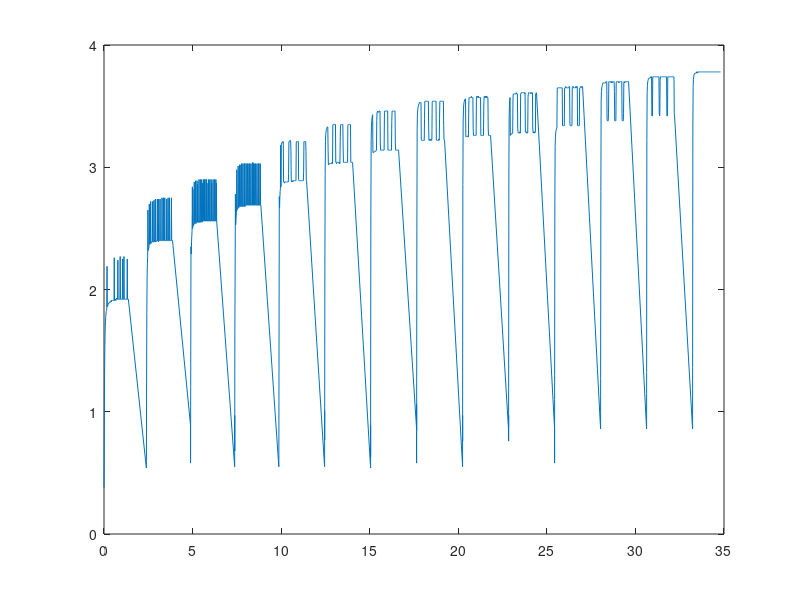

MATLAB code for this plot:
s = [0.38
216
0.38
792
0.39
1376
0.40
2008
0.42
2640
0.43
3272
0.50
5680
0.94
18160
1.30
31680
1.51
45200
1.62
58720
1.70
72240
1.74
85760
1.78
99280
1.80
112800
1.82
127360
1.83
141920
1.84
156480
2.19
171040
1.86
185600
1.86
200160
1.87
214720
1.88
229280
1.88
243840
1.89
258400
1.89
272960
1.89
287520
1.89
302080
1.89
316640
1.90
331200
1.90
345760
1.90
360320
1.90
374888
1.90
389440
1.91
404000
1.90
418560
1.91
433120
1.91
447680
1.91
462240
1.91
476800
1.91
491360
1.91
505920
1.91
520480
1.91
535040
1.91
549600
1.91
564160
2.26
578720
1.91
593280
1.91
607840
1.92
622400
1.92
636960
1.92
651520
1.91
666080
1.92
680640
1.92
695200
1.93
709760
1.92
724320
1.92
738880
1.92
753440
1.92
768000
2.24
782560
1.92
797120
1.92
811680
1.92
826240
1.92
840808
1.92
855360
1.92
869920
1.92
884480
1.92
899040
2.27
913600
1.92
928160
1.92
942720
1.92
957280
1.92
971840
1.92
986400
1.92
1000960
1.92
1016560
1.92
1032160
2.25
1047760
1.92
1063360
1.92
1078960
1.92
1094560
1.92
1110160
2.27
1125760
1.92
1141360
1.92
1156960
1.92
1172560
1.92
1188160
1.92
1203760
1.92
1219360
1.92
1234960
1.92
1250560
1.92
1266160
1.92
1281760
1.92
1297360
2.25
1312960
1.92
1328560
1.92
1344160
1.92
1359760
1.92
1375360
0.54
2390976
0.55
2391744
0.57
2392520
0.60
2393288
0.63
2394048
1.08
2401648
1.81
2417248
2.09
2432848
2.21
2448448
2.26
2464048
2.65
2479648
2.32
2495248
2.33
2510848
2.34
2526448
2.35
2542048
2.70
2557648
2.37
2573248
2.37
2588848
2.37
2604448
2.38
2620048
2.72
2635648
2.38
2651248
2.38
2666848
2.38
2682448
2.39
2698048
2.39
2713648
2.39
2729248
2.72
2744848
2.39
2760448
2.39
2776052
2.39
2791648
2.39
2807248
2.73
2822848
2.39
2838448
2.40
2854048
2.39
2869648
2.39
2885248
2.74
2900848
2.39
2916448
2.39
2932048
2.40
2947648
2.40
2963248
2.40
2978848
2.40
2994448
2.74
3010048
2.40
3025648
2.40
3041248
2.40
3056848
2.39
3072448
2.74
3088048
2.40
3103648
2.40
3119248
2.40
3134848
2.40
3150448
2.74
3166048
2.40
3181648
2.40
3197248
2.40
3212848
2.40
3228448
2.40
3244048
2.40
3259648
2.75
3275248
2.40
3290848
2.40
3306448
2.40
3322048
2.40
3337648
2.75
3353248
2.40
3368848
2.40
3384448
2.40
3400048
2.40
3415648
2.75
3431248
2.40
3446848
2.40
3462448
2.40
3478048
2.40
3493648
2.40
3509248
2.40
3524848
2.74
3540448
2.40
3556048
2.40
3571648
2.40
3587248
2.40
3602848
2.75
3618448
2.40
3634048
2.40
3649648
2.40
3665248
2.40
3680848
2.75
3696448
2.40
3712048
2.40
3727648
2.40
3743248
2.40
3758848
2.40
3774452
2.40
3790048
2.75
3805648
2.40
3821248
2.40
3836848
2.40
3852448
2.40
3868048
0.89
4883664
0.77
4884424
0.58
4885200
0.61
4885968
0.65
4886736
1.20
4894328
2.35
4909928
2.29
4925528
2.39
4941128
2.44
4956728
2.48
4972328
2.84
4987928
2.50
5003528
2.82
5019128
2.52
5034728
2.53
5050328
2.53
5065928
2.53
5081528
2.88
5097128
2.54
5112728
2.54
5128328
2.54
5143928
2.55
5159528
2.89
5175128
2.54
5190728
2.55
5206328
2.55
5221928
2.55
5237528
2.89
5253128
2.55
5268728
2.86
5284328
2.55
5299928
2.55
5315528
2.55
5331128
2.55
5346728
2.90
5362328
2.55
5377928
2.56
5393528
2.56
5409128
2.55
5424728
2.90
5440328
2.56
5455928
2.55
5471528
2.56
5487128
2.56
5502728
2.90
5518328
2.55
5533928
2.87
5549528
2.56
5565128
2.56
5580728
2.56
5596328
2.56
5611928
2.90
5627528
2.56
5643128
2.90
5658736
2.56
5674328
2.56
5689928
2.90
5705528
2.56
5721128
2.56
5736728
2.56
5752328
2.56
5767928
2.90
5783528
2.56
5799128
2.87
5814728
2.56
5830328
2.56
5845928
2.56
5861528
2.56
5877128
2.90
5892728
2.56
5908328
2.56
5923928
2.56
5939528
2.56
5955128
2.90
5970728
2.56
5986328
2.56
6001928
2.56
6017528
2.56
6033128
2.90
6048728
2.56
6064328
2.87
6079928
2.56
6095528
2.56
6111128
2.56
6126728
2.56
6142328
2.90
6157928
2.56
6173528
2.56
6189128
2.56
6204728
2.56
6220328
2.90
6235928
2.56
6251528
2.56
6267128
2.56
6282728
2.56
6298328
2.90
6313928
2.56
6329528
2.87
6345128
2.56
6360728
0.55
7376344
0.63
7377112
0.94
7377880
0.97
7378648
0.68
7379416
1.65
7387000
2.16
7402608
2.78
7418200
2.53
7433800
2.58
7449400
2.61
7465000
2.63
7480600
2.98
7496200
2.65
7511800
2.66
7527400
2.66
7543000
2.66
7558600
3.01
7574200
2.67
7589800
2.67
7605400
2.67
7621000
2.68
7636600
3.02
7652200
2.68
7667800
3.02
7683400
2.68
7699000
2.68
7714600
2.68
7730200
2.68
7745800
3.03
7761400
2.68
7777000
2.69
7792600
2.68
7808200
2.69
7823800
3.03
7839400
2.68
7855000
2.68
7870600
2.68
7886200
2.69
7901800
3.03
7917400
2.68
7933000
3.03
7948600
2.68
7964200
2.69
7979800
2.69
7995400
2.69
8011000
3.03
8026600
2.69
8042200
2.69
8057800
2.69
8073400
2.69
8089000
3.03
8104600
2.69
8120200
2.69
8135800
2.69
8151400
2.69
8167000
3.03
8182600
2.69
8198200
3.03
8213800
2.69
8229400
2.69
8245000
2.69
8260600
2.69
8276200
3.03
8291800
2.69
8307400
2.69
8323000
2.69
8338600
2.69
8354200
3.03
8369800
2.69
8385400
3.04
8401008
2.69
8416600
2.69
8432200
3.03
8447800
2.69
8463400
3.03
8479000
2.69
8494600
2.69
8510200
2.69
8525800
2.69
8541400
3.03
8557000
2.69
8572600
2.69
8588200
2.69
8603800
2.69
8619400
3.03
8635000
2.69
8650600
2.69
8666200
2.69
8681800
2.69
8697400
3.03
8713000
2.69
8728600
3.03
8744200
2.69
8759800
2.69
8775400
2.69
8791000
2.69
8806600
3.03
8822200
2.69
8837800
2.69
8853400
0.55
9869016
0.57
9869784
0.60
9870560
0.65
9871320
0.71
9872088
1.49
9879672
2.76
9895272
2.67
9910872
2.75
9926472
2.80
9942072
2.82
9957672
3.18
9973272
2.84
9988872
3.18
10004472
3.19
10021112
3.20
10037752
3.20
10054392
3.21
10071032
3.21
10087672
3.21
10104312
3.21
10120952
2.88
10137592
2.88
10154232
2.88
10170872
2.87
10187512
2.88
10204152
2.88
10220792
2.88
10237432
2.88
10254072
2.88
10270712
2.88
10287352
2.88
10303992
2.88
10320632
2.88
10337272
2.88
10353912
2.88
10370552
2.88
10387192
2.88
10403832
2.95
10420472
3.21
10437112
3.21
10453752
3.21
10470392
3.21
10487032
3.22
10503672
3.22
10520312
3.21
10536952
3.13
10553592
2.89
10570232
2.88
10586872
2.89
10603512
2.89
10620152
2.89
10636792
2.88
10653432
2.89
10670072
2.89
10686712
2.89
10703352
2.89
10719992
2.89
10736632
2.89
10753272
2.89
10769912
2.89
10786552
2.89
10803192
2.89
10819832
2.89
10836472
3.20
10853112
3.21
10869752
3.21
10886392
3.21
10903032
3.21
10919672
3.21
10936312
3.21
10952952
3.21
10969592
2.90
10986232
2.89
11002872
2.89
11019512
2.89
11036152
2.89
11052792
2.89
11069432
2.89
11086072
2.89
11102712
2.89
11119352
2.89
11135992
2.89
11152632
2.89
11169272
2.89
11185912
2.89
11202552
2.89
11219192
2.89
11235832
2.89
11252472
2.96
11269112
3.21
11285752
3.21
11302392
3.21
11319032
3.21
11335672
3.21
11352312
3.21
11368952
3.21
11385592
3.13
11402232
2.89
11418872
2.89
11435512
0.55
12452168
0.57
12452976
0.62
12453792
1.01
12454616
0.77
12455432
2.16
12468024
2.94
12484664
3.21
12501304
3.27
12517944
3.29
12534584
3.31
12551224
3.31
12567864
3.32
12584504
3.33
12601144
3.33
12617784
3.33
12634424
3.13
12651064
3.02
12667704
3.02
12684344
3.03
12700984
3.03
12717624
3.03
12734264
3.03
12750904
3.03
12767544
3.03
12784184
3.03
12800824
3.03
12817464
3.03
12834104
3.03
12850744
3.04
12867384
3.03
12884024
3.03
12900664
3.34
12917304
3.35
12933944
3.35
12950584
3.35
12967224
3.35
12983864
3.35
13000504
3.35
13017144
3.35
13033784
3.35
13050424
3.35
13067064
3.04
13083704
3.04
13100344
3.04
13116984
3.03
13133624
3.04
13150264
3.04
13166904
3.04
13183544
3.04
13200184
3.04
13216824
3.04
13233464
3.04
13250104
3.04
13266744
3.03
13283384
3.04
13300024
3.03
13316664
3.21
13333304
3.34
13349944
3.35
13366584
3.35
13383224
3.35
13399864
3.35
13416504
3.35
13433144
3.35
13449784
3.35
13466424
3.35
13483064
3.15
13499704
3.04
13516344
3.04
13532984
3.04
13549624
3.04
13566264
3.04
13582904
3.04
13599544
3.04
13616184
3.04
13632824
3.04
13649464
3.04
13666104
3.04
13682744
3.04
13699384
3.04
13716024
3.04
13732664
3.04
13749304
3.34
13765944
3.35
13782584
3.35
13799224
3.35
13815864
3.35
13832504
3.35
13849144
3.35
13865784
3.35
13882424
3.35
13899064
3.35
13915704
3.04
13932344
3.04
13948984
3.04
13965624
3.04
13982264
3.04
13998904
3.04
14015544
3.04
14032184
0.54
15048840
0.89
15049648
0.63
15050464
0.72
15051288
1.13
15052104
2.65
15064696
3.22
15081336
3.33
15097976
3.38
15114616
3.40
15131256
3.42
15147896
3.43
15164536
3.12
15181176
3.12
15197816
3.12
15214456
3.12
15231096
3.13
15247736
3.13
15264376
3.13
15281016
3.13
15297656
3.13
15314296
3.13
15330936
3.13
15347576
3.14
15364216
3.14
15380856
3.38
15397496
3.45
15414136
3.45
15430776
3.46
15447416
3.45
15464056
3.45
15480696
3.45
15497336
3.45
15513976
3.46
15530616
3.46
15547256
3.46
15563896
3.46
15580536
3.20
15597176
3.14
15613816
3.14
15630456
3.14
15647096
3.14
15663736
3.14
15680376
3.14
15697016
3.14
15713656
3.14
15730296
3.14
15746936
3.14
15763576
3.14
15780216
3.14
15796856
3.14
15813496
3.45
15830136
3.46
15846776
3.46
15863416
3.46
15880056
3.46
15896696
3.46
15913336
3.46
15929976
3.46
15946616
3.46
15963256
3.46
15979896
3.46
15996536
3.46
16013176
3.14
16029816
3.14
16046456
3.14
16063096
3.14
16079736
3.14
16096376
3.14
16113016
3.14
16129656
3.14
16146296
3.14
16162936
3.14
16179576
3.14
16196216
3.14
16212856
3.14
16229496
3.38
16246136
3.46
16262776
3.46
16279416
3.46
16296056
3.46
16312696
3.46
16329336
3.46
16345976
3.46
16362616
3.46
16379256
3.46
16395896
3.46
16412536
3.46
16429176
3.20
16445816
3.14
16462456
3.14
16479096
3.14
16495736
3.14
16512376
3.14
16529016
3.14
16545656
3.14
16562296
3.14
16578936
3.14
16595576
3.14
16612216
3.14
16628856
0.86
17645520
0.58
17646328
0.96
17647152
1.06
17647976
0.85
17648792
2.48
17661384
3.32
17678024
3.44
17694664
3.47
17711304
3.49
17727944
3.50
17744584
3.51
17761224
3.52
17777864
3.52
17794504
3.53
17811144
3.53
17827784
3.53
17844424
3.53
17861064
3.53
17877704
3.53
17894344
3.23
17910984
3.22
17927624
3.22
17944264
3.22
17960904
3.22
17977544
3.22
17994184
3.22
18010824
3.22
18027464
3.22
18044104
3.22
18060744
3.22
18077384
3.40
18094024
3.54
18110664
3.54
18127304
3.54
18143944
3.54
18160584
3.54
18177224
3.54
18193864
3.54
18210504
3.54
18227144
3.54
18243784
3.54
18260424
3.54
18277064
3.54
18293704
3.54
18310344
3.33
18326984
3.22
18343624
3.22
18360264
3.22
18376904
3.23
18393544
3.22
18410184
3.22
18426824
3.22
18443464
3.23
18460104
3.23
18476744
3.22
18493384
3.23
18510024
3.53
18526664
3.54
18543304
3.54
18559944
3.54
18576584
3.54
18593224
3.54
18609864
3.54
18626504
3.54
18643144
3.54
18659784
3.54
18676424
3.54
18693064
3.54
18709704
3.54
18726344
3.54
18742984
3.23
18759624
3.22
18776264
3.22
18792904
3.22
18809544
3.22
18826184
3.22
18842824
3.22
18859464
3.22
18876104
3.23
18892744
3.23
18909384
3.22
18926024
3.40
18942664
3.54
18959304
3.54
18975944
3.54
18992584
3.54
19009224
3.54
19025864
3.54
19042504
3.54
19059144
3.54
19075784
3.54
19092424
3.54
19109064
3.54
19125704
3.54
19142344
3.54
19158984
3.34
19175624
3.23
19192264
3.22
19208904
3.22
19225544
0.55
20242200
0.90
20243016
0.97
20243840
0.76
20244656
1.18
20245464
2.86
20258056
3.37
20274696
3.47
20291336
3.51
20307976
3.53
20324616
3.54
20341256
3.55
20357896
3.55
20374536
3.56
20391176
3.56
20407816
3.25
20424456
3.25
20441096
3.25
20457736
3.25
20474376
3.25
20491016
3.25
20507656
3.25
20524296
3.25
20540936
3.26
20557576
3.25
20574216
3.50
20590856
3.57
20607496
3.57
20624136
3.57
20640776
3.57
20657416
3.57
20674056
3.57
20690696
3.57
20707336
3.57
20723976
3.58
20740616
3.57
20757256
3.57
20773896
3.57
20790536
3.57
20807176
3.57
20823816
3.32
20840456
3.26
20857096
3.26
20873736
3.26
20890376
3.26
20907016
3.26
20923656
3.26
20940296
3.26
20956936
3.26
20973576
3.26
20990216
3.26
21006856
3.57
21023496
3.58
21040136
3.57
21056776
3.58
21073416
3.58
21090056
3.58
21106696
3.57
21123336
3.58
21139976
3.57
21156616
3.57
21173256
3.57
21189896
3.57
21206536
3.57
21223176
3.57
21239816
3.57
21256456
3.26
21273096
3.26
21289736
3.26
21306376
3.26
21323016
3.26
21339656
3.26
21356296
3.26
21372936
3.26
21389576
3.26
21406216
3.26
21422856
3.50
21439496
3.57
21456136
3.58
21472776
3.58
21489416
3.57
21506056
3.58
21522696
3.58
21539336
3.57
21555976
3.58
21572616
3.57
21589256
3.58
21605896
3.58
21622536
3.57
21639176
3.57
21655816
3.57
21672456
3.32
21689096
3.26
21705736
3.26
21722376
3.26
21739016
3.26
21755656
3.26
21772296
3.26
21788936
3.26
21805576
3.26
21822216
0.85
22838872
0.90
22839680
0.97
22840504
0.76
22841320
1.20
22842136
2.92
22854728
3.42
22871368
3.51
22888008
3.55
22904648
3.57
22921288
3.26
22937928
3.27
22954568
3.27
22971208
3.27
22987848
3.27
23004488
3.27
23021128
3.28
23037768
3.28
23054408
3.28
23071048
3.56
23087688
3.60
23104328
3.60
23120968
3.60
23137608
3.60
23154248
3.60
23170888
3.60
23187528
3.60
23204168
3.60
23220808
3.60
23237448
3.60
23254088
3.61
23270728
3.60
23287368
3.60
23304008
3.60
23320648
3.60
23337288
3.32
23353928
3.29
23370568
3.28
23387208
3.28
23403848
3.28
23420488
3.28
23437128
3.28
23453768
3.29
23470408
3.28
23487048
3.28
23503688
3.60
23520328
3.60
23536968
3.61
23553608
3.61
23570248
3.61
23586888
3.61
23603528
3.61
23620168
3.61
23636808
3.61
23653448
3.61
23670088
3.61
23686728
3.61
23703368
3.61
23720008
3.61
23736648
3.60
23753288
3.61
23769928
3.29
23786568
3.29
23803208
3.29
23819848
3.28
23836488
3.29
23853128
3.28
23869768
3.28
23886408
3.28
23903048
3.28
23919688
3.57
23936328
3.60
23952968
3.61
23969608
3.61
23986248
3.61
24002888
3.61
24019528
3.61
24036168
3.61
24052808
3.61
24069448
3.61
24086088
3.60
24102728
3.61
24119368
3.61
24136008
3.61
24152648
3.61
24169288
3.61
24185928
3.32
24202568
3.29
24219208
3.28
24235848
3.29
24252488
3.28
24269128
3.28
24285768
3.29
24302408
3.28
24319048
3.29
24335688
3.29
24352328
3.60
24368968
3.60
24385608
3.61
24402248
3.60
24418888
0.86
25435544
0.58
25436360
0.99
25437176
1.10
25437992
1.24
25438808
2.73
25451400
3.17
25468040
3.25
25484680
3.28
25501320
3.30
25517960
3.31
25534600
3.32
25551240
3.32
25567880
3.64
25584520
3.65
25601160
3.65
25617800
3.65
25634440
3.65
25651080
3.65
25667720
3.65
25684360
3.65
25701000
3.65
25717640
3.65
25734280
3.65
25750920
3.65
25767560
3.65
25784200
3.65
25800840
3.65
25817480
3.65
25834120
3.65
25850760
3.65
25867400
3.34
25884040
3.34
25900680
3.34
25917320
3.34
25933960
3.34
25950600
3.34
25967240
3.34
25983880
3.64
26000520
3.65
26017160
3.65
26033800
3.65
26050440
3.66
26067080
3.66
26083720
3.65
26100360
3.65
26117000
3.65
26133640
3.65
26150280
3.65
26166920
3.65
26183560
3.65
26200200
3.65
26216840
3.65
26233480
3.66
26250120
3.66
26266760
3.66
26283400
3.36
26300040
3.34
26316680
3.34
26333320
3.34
26349960
3.34
26366600
3.34
26383240
3.34
26399880
3.34
26416520
3.65
26433160
3.66
26449800
3.66
26466440
3.66
26483080
3.66
26499720
3.65
26516360
3.65
26533000
3.65
26549640
3.65
26566280
3.65
26582920
3.65
26599560
3.65
26616200
3.66
26632840
3.66
26649480
3.65
26666120
3.66
26682760
3.66
26699400
3.66
26716040
3.34
26732680
3.34
26749320
3.34
26765960
3.34
26782600
3.34
26799240
3.34
26815880
3.34
26832520
3.64
26849160
3.65
26865800
3.65
26882440
3.66
26899080
3.66
26915720
3.66
26932360
3.66
26949000
3.65
26965640
3.65
26982280
3.65
26998920
3.66
27015560
0.86
28032216
0.91
28033016
1.00
28033832
1.13
28034656
1.27
28035472
2.80
28048072
3.54
28064712
3.62
28081352
3.65
28097992
3.66
28114632
3.67
28131272
3.68
28147912
3.69
28164552
3.69
28181192
3.69
28197832
3.69
28214472
3.69
28231112
3.69
28247752
3.69
28264392
3.69
28281032
3.69
28297672
3.69
28314312
3.70
28330952
3.70
28347592
3.70
28364232
3.70
28380872
3.39
28397512
3.38
28414152
3.38
28430792
3.38
28447432
3.38
28464072
3.44
28480712
3.70
28497352
3.70
28513992
3.70
28530632
3.70
28547272
3.70
28563912
3.70
28580552
3.70
28597192
3.70
28613832
3.69
28630472
3.70
28647112
3.70
28663752
3.69
28680392
3.70
28697032
3.70
28713672
3.70
28730312
3.70
28746952
3.70
28763592
3.70
28780232
3.70
28796872
3.62
28813512
3.38
28830152
3.38
28846792
3.38
28863432
3.38
28880072
3.38
28896712
3.69
28913352
3.70
28929992
3.70
28946632
3.70
28963272
3.70
28979912
3.70
28996552
3.70
29013192
3.70
29029832
3.70
29046472
3.69
29063112
3.70
29079752
3.70
29096392
3.70
29113032
3.70
29129672
3.70
29146312
3.70
29162952
3.70
29179592
3.70
29196232
3.70
29212872
3.70
29229512
3.39
29246152
3.38
29262792
3.38
29279432
3.38
29296072
3.38
29312712
3.44
29329352
3.70
29345992
3.70
29362632
3.70
29379272
3.69
29395912
3.70
29412552
3.70
29429192
3.70
29445832
3.70
29462472
3.70
29479112
3.70
29495752
3.70
29512392
3.70
29529032
3.70
29545672
3.70
29562312
3.70
29578952
3.70
29595592
3.70
29612232
0.86
30628888
0.92
30629696
0.93
30630520
1.15
30631344
1.32
30632168
3.22
30644744
3.61
30661384
3.67
30678024
3.70
30694664
3.71
30711304
3.72
30727944
3.72
30744584
3.73
30761224
3.73
30777864
3.73
30794504
3.73
30811144
3.73
30827784
3.73
30844424
3.74
30861064
3.74
30877704
3.74
30894344
3.74
30910984
3.42
30927624
3.42
30944264
3.42
30960904
3.74
30977544
3.74
30994184
3.74
31010824
3.74
31027464
3.74
31044104
3.74
31060744
3.74
31077384
3.74
31094024
3.74
31110664
3.74
31127304
3.74
31143944
3.74
31160584
3.74
31177224
3.74
31193864
3.74
31210504
3.74
31227144
3.74
31243784
3.74
31260424
3.74
31277064
3.74
31293704
3.74
31310344
3.74
31326984
3.45
31343624
3.42
31360264
3.43
31376904
3.71
31393544
3.74
31410184
3.74
31426824
3.74
31443464
3.74
31460104
3.74
31476744
3.74
31493384
3.74
31510024
3.74
31526664
3.74
31543304
3.74
31559944
3.74
31576584
3.74
31593224
3.74
31609864
3.74
31626504
3.74
31643144
3.74
31659784
3.74
31676424
3.74
31693064
3.74
31709704
3.74
31726344
3.74
31742984
3.74
31759624
3.42
31776264
3.42
31792904
3.42
31809544
3.74
31826184
3.74
31842824
3.74
31859464
3.74
31876104
3.74
31892744
3.74
31909384
3.74
31926024
3.74
31942664
3.74
31959304
3.74
31975944
3.74
31992584
3.74
32009224
3.74
32025864
3.74
32042504
3.74
32059144
3.74
32075784
3.74
32092424
3.74
32109064
3.74
32125704
3.74
32142344
3.74
32158984
3.74
32175624
3.44
32192264
3.42
32208904
0.86
33225560
0.92
33226376
1.03
33227200
1.19
33228024
1.36
33228840
3.31
33241416
3.66
33258056
3.72
33274696
3.74
33291336
3.76
33307976
3.76
33324616
3.76
33341256
3.77
33357896
3.77
33374536
3.77
33391176
3.77
33407816
3.77
33424456
3.77
33441096
3.78
33457736
3.78
33474376
3.78
33491016
3.77
33507656
3.78
33524296
3.78
33540936
3.78
33557576
3.78
33574216
3.78
33590856
3.78
33607496
3.78
33624136
3.78
33640776
3.78
33657416
3.78
33674056
3.78
33690696
3.78
33707336
3.78
33723976
3.78
33740616
3.78
33757256
3.78
33773896
3.78
33790536
3.78
33807176
3.78
33823816
3.78
33840456
3.78
33857096
3.78
33873736
3.78
33890376
3.78
33907016
3.78
33923656
3.78
33940296
3.78
33956936
3.78
33973576
3.78
33990216
3.78
34006856
3.78
34023496
3.78
34040136
3.78
34056776
3.78
34073416
3.78
34090056
3.78
34106696
3.78
34123336
3.78
34139976
3.78
34156616
3.78
34173256
3.78
34189896
3.78
34206536
3.78
34223176
3.78
34239816
3.78
34256456
3.78
34273096
3.78
34289736
3.78
34306376
3.78
34323016
3.78
34339656
3.78
34356296
3.78
34372936
3.78
34389576
3.78
34406216
3.78
34422856
3.78
34439496
3.78
34456136
3.78
34472776
3.78
34489416
3.78
34506056
3.78
34522696
3.78
34539336
3.78
34555976
3.78
34572616
3.78
34589256
3.78
34605896
3.78
34622536
3.78
34639176
3.78
34655816
3.78
34672456
3.78
34689096
3.78
34705736
3.78
34722376
3.78
34739016
3.78
34755656
3.78
34772296
3.78
34788936
3.78
34805576

];

v = s(1:2:end,:);  % odd matrix

t = s(2:2:end,:);  % even matrix
t = t * 10^(-6);

figure(1);
plot(t,v);

